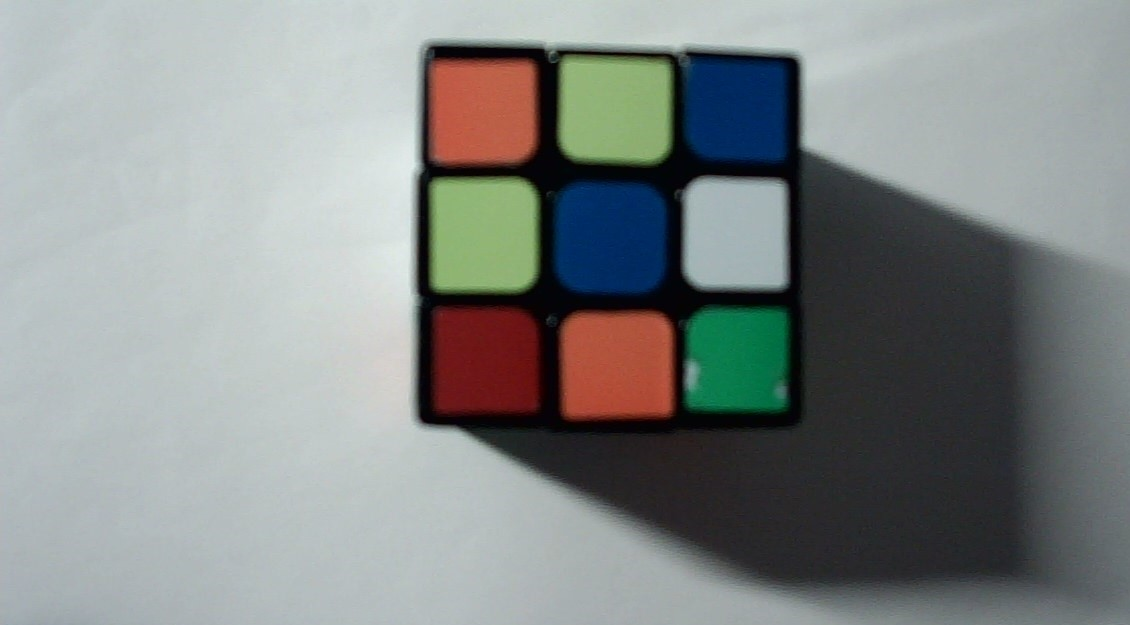
//> input picture Code/img/blue.jpg, 1130 x 625 px, given in place of the camera
$ ./getCubeInfos   (built with g++ and OpenCV 4)
//> lines starting //> are read from the running program, lines starting //| are printed output that depends on the picture; after the words box and inside, x2 and y2 are one past the last pixel; in counts of white or black regions, pixels touching at a corner belong together
#include<opencv2/imgcodecs.hpp>
#include<opencv2/highgui.hpp>
#include<opencv2/imgproc.hpp>
#include<iostream>
#include<unordered_map>

using namespace cv;
using namespace std;

////////////////////////////// Webcam  ///////////////////////////////
// hmin, hmax, smin, smax, vmin, vmax
vector<vector<int>> myColors = { {63, 179,0, 148,108, 255},  // white
								{18, 51,56, 179,91, 255},	   // yellow
								{ 98, 136,109, 255,35, 113},		// blue
								{ 0, 0,177, 255,61, 129},		// red
								{ 58, 86,85, 255,29, 255},		// green
								{  2, 29,105, 199,72, 255}   // orange
};

vector<Scalar> myColorValues = { {255, 255, 255},		// white
								{0, 255, 255},			// yellow   need
								{255, 0, 0},			// blue
								{0, 0, 255},			// red		need
								{0, 255, 0},			// green	a little need
								{0, 165, 255},			// orange  must need
	// blue
};
unordered_map<int, string> colorMap = { {0, "White"},{1,"Yellow"},{2,"blue"} ,{3,"Red"},{4,"Green"},{5,"Orange"} };
Mat img;// 用于处理图像数据

int PIC_INT = 0;
int check = 1;

unordered_map<int, string> colors = { {0,"white"},{1,"yellow"},
									{2,"blue"},{3,"red"} ,
	{4,"green"},{5,"orange"} };

void getContours(Mat imgDil, string objectType) {
	vector<vector<Point>> contours;
	vector<Vec4i> hierarchy;

	/**
	* findContours()用于在二值图像中查找轮廓
	* contours 将存储找到的轮廓，每个轮廓都是一个包含一系列点的向量
	* hierarchy 用于存储轮廓之间的关系，即层次结构信息
	* mode(检测模式):  RETR_EXTERNAL -- 》 表示只检测最外层轮廓。
	* method(检测方式)： CHAIN_APPROX_SIMPLE  --》 表示对轮廓中的冗余点进行压缩，只保留端点
	*/
	findContours(imgDil, contours, hierarchy, RETR_EXTERNAL, CHAIN_APPROX_SIMPLE);

	// 根据contours在img中勾勒轮廓
	// args: pic, outlines, 勾勒范围（-1表示所有）, line_color, line_thin
	//drawContours(img, contours, -1, Scalar(255, 0, 255),2);

	for (int i = 0; i < contours.size(); i++) {
		// 计算该轮廓的面积
		int area = contourArea(contours[i]);
		//cout << area << endl;

		vector<vector<Point>> conPoly(contours.size());
		vector<Rect> boundRect(contours.size());
		if (objectType == "Red" || area > 1000)
		{
			// arcLength()  用于计算轮廓的周长，true表示轮廓是封闭的
			float peri = arcLength(contours[i], true);

			// 对轮廓根据一定精度进行逼近，可以想象以下微积分
			// approxPolyDp(src, dst, precision, bool) bool表示轮廓是否为封闭的
			// precision表示逼近精度，是原始轮廓周长的百分比，越小表示逼近越精细
			approxPolyDP(contours[i], conPoly[i], 0.002 * peri, true);
			boundRect[i] = boundingRect(conPoly[i]);
			//// 勾勒魔方色块的轮廓
			//drawContours(img, boundRect, i, Scalar(255, 0, 255), 2);
			rectangle(img, boundRect[i].tl(), boundRect[i].br(), Scalar(255, 0, 255), 2);
			// 获取每个轮廓矩形的坐标

			// 标记颜色
			putText(img, objectType, { boundRect[i].x, boundRect[i].y - 5 }, FONT_HERSHEY_PLAIN, 1, Scalar(0, 69, 255), 2);
		}
	}
}


void findColor(Mat img)
{
	Mat imgHSV;
	cvtColor(img, imgHSV, COLOR_BGR2HSV);

	// 定义的六种颜色将会被识别
	for (int i = 0; i < myColors.size(); i++) {
		Scalar lower(myColors[i][0], myColors[i][2], myColors[i][4]);
		Scalar upper(myColors[i][1], myColors[i][3], myColors[i][5]);
		Mat mask;
		// 识别出来的颜色，将会是白色块，其余是黑色
		inRange(imgHSV, lower, upper, mask);

		Mat maskTemp;
		GaussianBlur(mask, maskTemp, Size(3, 3), 3, 0);
		// [8 lines of commented-out code are left out]
		getContours(maskTemp, colorMap[i]);
	}
}

void main() {
	// 使用相机ID 打开摄像头，如果只有一个摄像头，输入0即可
	VideoCapture cap(1);
	//namedWindow("Trackbars", (640, 200));
	//createTrackbar("pic ", "Trackbars", &PIC_INT, 5);		// 第幾張圖片

	while (true) {
		cap.read(img);		// 將會逐幀讀取視頻里的内容，然后存储到img对象中
//> img is the input picture: 625 rows x 1130 cols, CV_8UC3; mean B, G, R 136.4, 137.5, 132.3
		//string path = "Resources/" + colors[PIC_INT] + ".jpg";
		//img = imread(path);
		findColor(img);
//> in findColor, `cvtColor(img, imgHSV, COLOR_BGR2HSV);`: imgHSV: 625 rows x 1130 cols, CV_8UC3; mean H, S, V 88.2, 45.9, 144.9
//> the loop in findColor, `for (int i = 0; i < myColors.size(); i++)` made 6 passes
//> pass 1, in findColor, `inRange(imgHSV, lower, upper, mask);`:
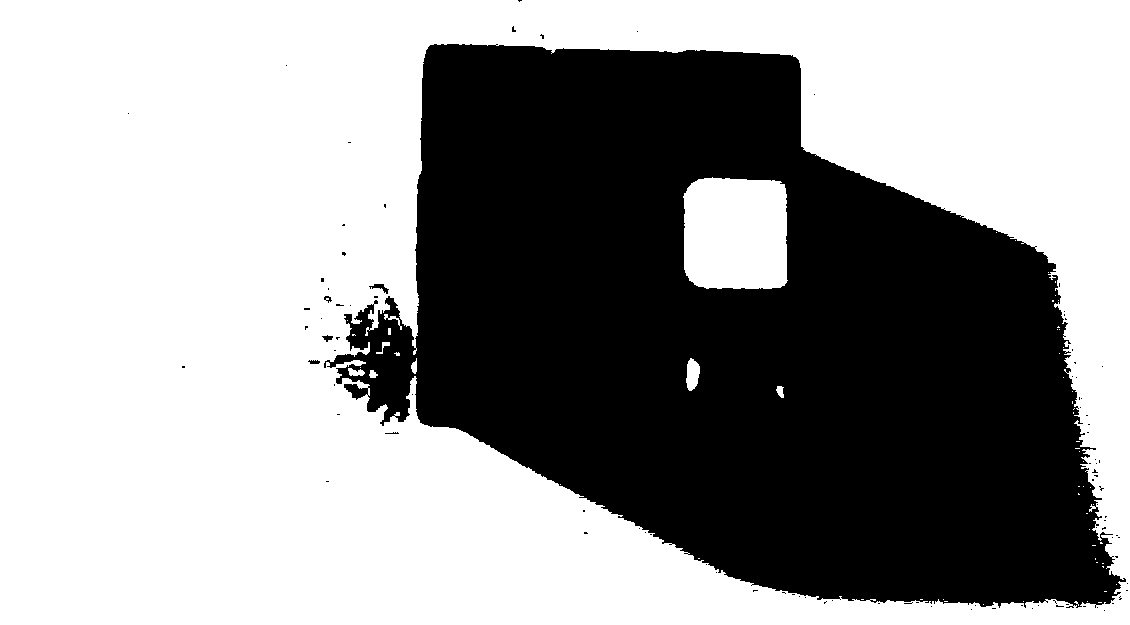
//> mask: 625 rows x 1130 cols, CV_8UC1; 60.1% white; 98 black regions (93 under 20 px), largest, box (x1, y1, x2, y2) and area: (324, 44, 1126, 608) 281280, (369, 284, 389, 294) 77, (322, 335, 333, 342) 42, (308, 360, 320, 364) 36, (324, 296, 332, 303) 28
//> pass 2, in findColor, `inRange(imgHSV, lower, upper, mask);`:
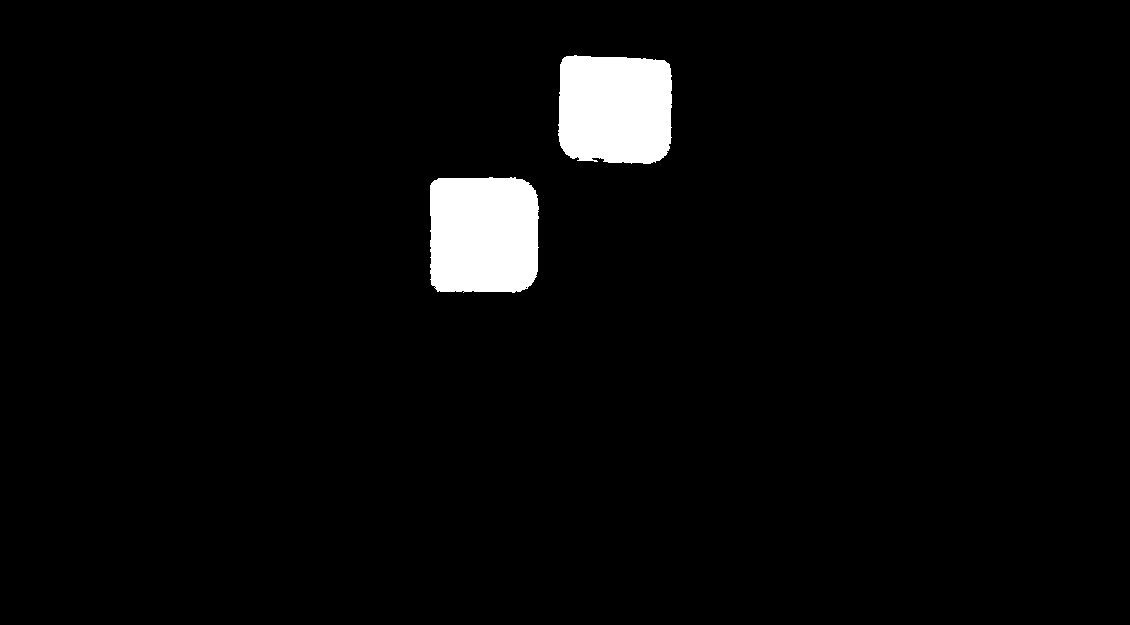
//> mask: 625 rows x 1130 cols, CV_8UC1; 3.3% white; 2 white regions, box (x1, y1, x2, y2) and area: (430, 177, 539, 293) 11970, (558, 55, 672, 164) 11429
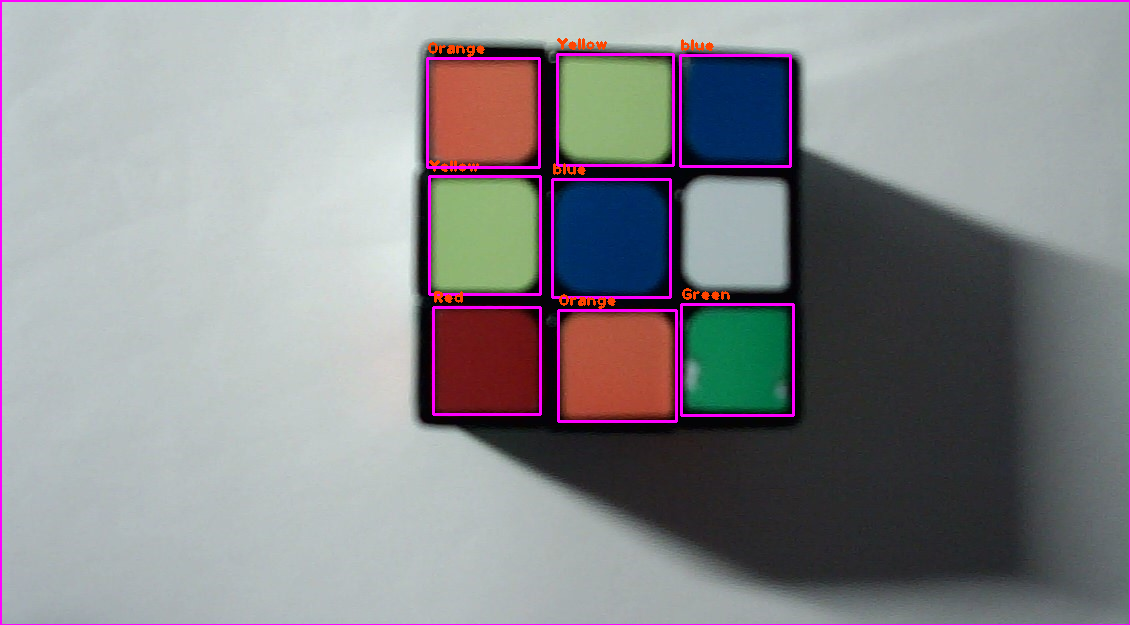
//> img: 625 rows x 1130 cols, CV_8UC3; 2.53% of pixels changed, all inside (x1, y1, x2, y2) = (0, 0, 1130, 625)

		imshow("Image", img);
		waitKey(1);			// 每帧暂停1毫秒
	}
}

//void main()
//{
//	main_func();
//}

$ run again, on Code/img/green.jpg
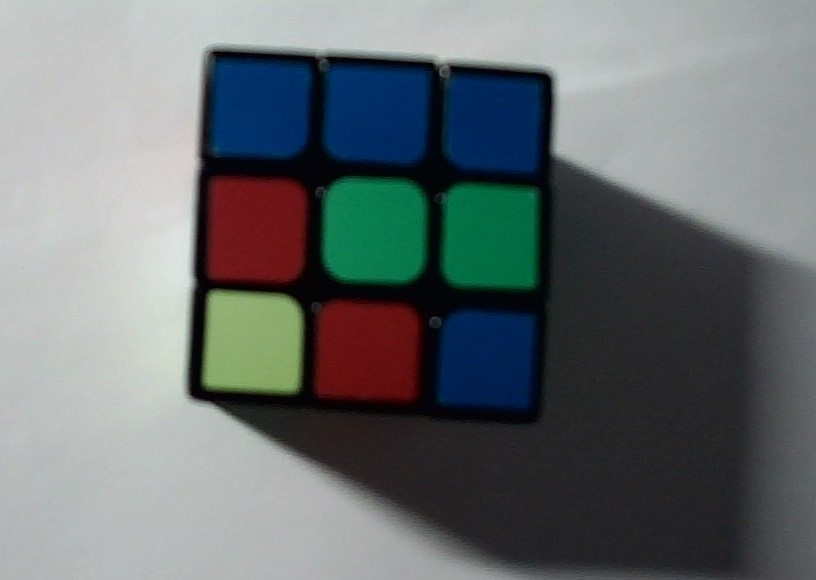
//> input picture Code/img/green.jpg, 816 x 580 px, given in place of the camera
//> img is the input picture: 580 rows x 816 cols, CV_8UC3; mean B, G, R 114.3, 112.8, 106
//> imgHSV: 580 rows x 816 cols, CV_8UC3; mean H, S, V 90.5, 66.4, 121.9
//> the loop in findColor, `for (int i = 0; i < myColors.size(); i++)` made 6 passes
//> contours in getContours on pass 6: 0 contours
//> pass 2, in findColor, `inRange(imgHSV, lower, upper, mask);`:
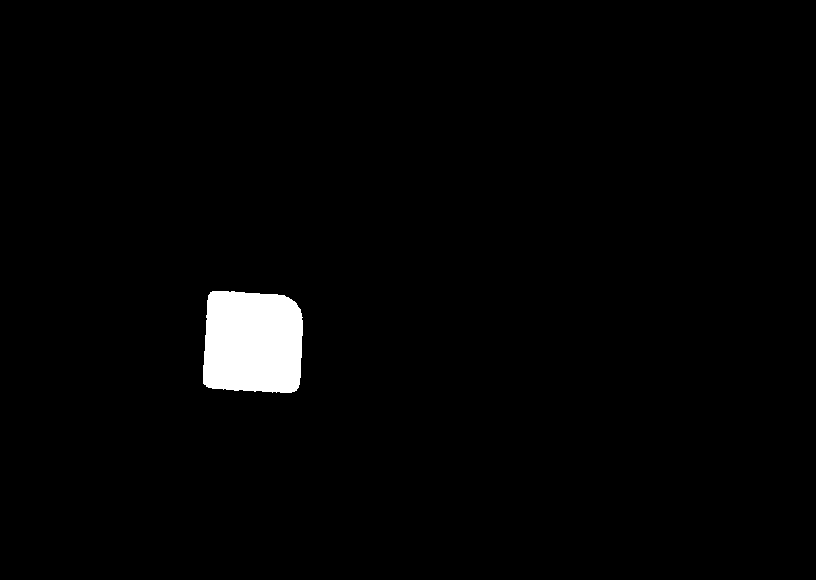
//> mask: 580 rows x 816 cols, CV_8UC1; 2% white; 1 white region, box (x1, y1, x2, y2) and area: (203, 291, 303, 393) 9300
//> `findColor(img);`:
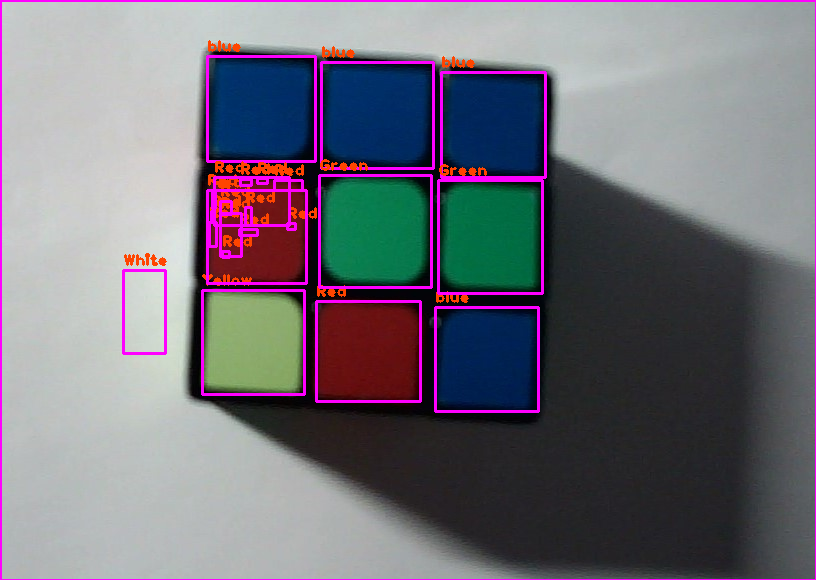
//> img: 580 rows x 816 cols, CV_8UC3; 4.62% of pixels changed, all inside (x1, y1, x2, y2) = (0, 0, 816, 580)
